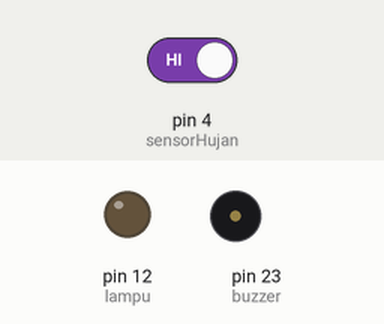
Recording of a sketch running on a simulated Arduino Mega 2560, built with avr-gcc and run on an emulated ATmega2560. Parts: output pins drawn as LEDs (lit = HIGH), buzzer (waves = sounding). Dashed ring = blinking. Inputs (shaded band) come from the test bench; at power-on: pin 4 (sensorHujan) HIGH. What the sketch prints to the serial monitor is not drawn.

Above: at 1.8 s.
1.9 s: pin 4 (sensorHujan) driven LOW
At 2.4 s:
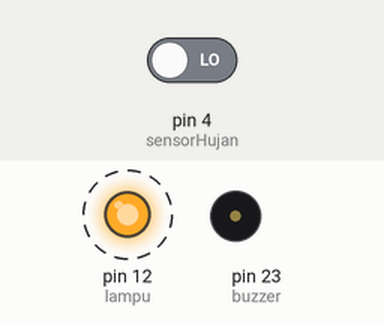
At 2.9 s:
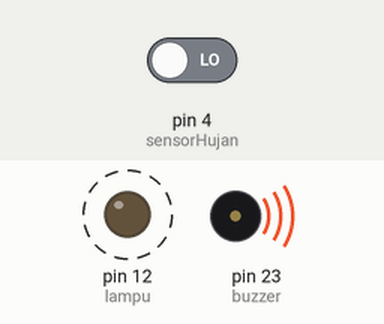
4.9 s: pin 4 (sensorHujan) driven HIGH
At 6.4 s:
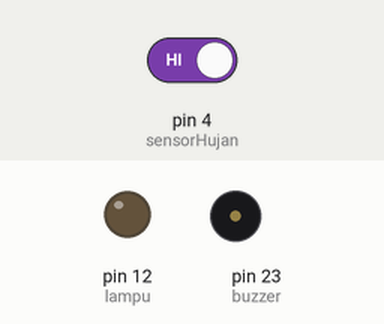
Timing chart, 0 to 7.9 s (numbered marks = the images above; inputs shaded):
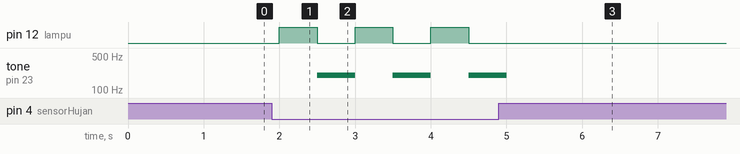

Measured:
- after the input at 1.9 s, pin 12 (lampu): alternates HIGH for 0.50 s and LOW for 0.50 s, starting after 0.10 s; tone on pin 23 (buzzer): alternates 200 Hz for 0.50 s and silent for 0.50 s, starting after 0.60 s
- after the input at 4.9 s, pin 12 (lampu): stops changing and stays LOW; tone on pin 23 (buzzer): goes on until 5.0 s, then stays silent

The sketch:

sketch_oct4d.ino
```cpp
#define sensorHujan 4
#define buzzer 23
#define lampu 12

bool isLightAlreadyOn = false;


void setup() {
  Serial.begin(9600);

  pinMode(sensorHujan, INPUT);
  pinMode(lampu, OUTPUT);
  pinMode(buzzer, OUTPUT);
}

void loop() {
  int currentState = digitalRead(sensorHujan);

  if (currentState == LOW) {
    Serial.print(isLightAlreadyOn);

    if (isLightAlreadyOn == true) {
      digitalWrite(lampu, LOW);

      tone(buzzer, 200);

      isLightAlreadyOn = false;
    } else {
      noTone(buzzer);

      digitalWrite(lampu, HIGH);

      isLightAlreadyOn = true;
    }
  } else {
    noTone(buzzer);
    digitalWrite(lampu, LOW);
  }

  delay(500);
}
```
